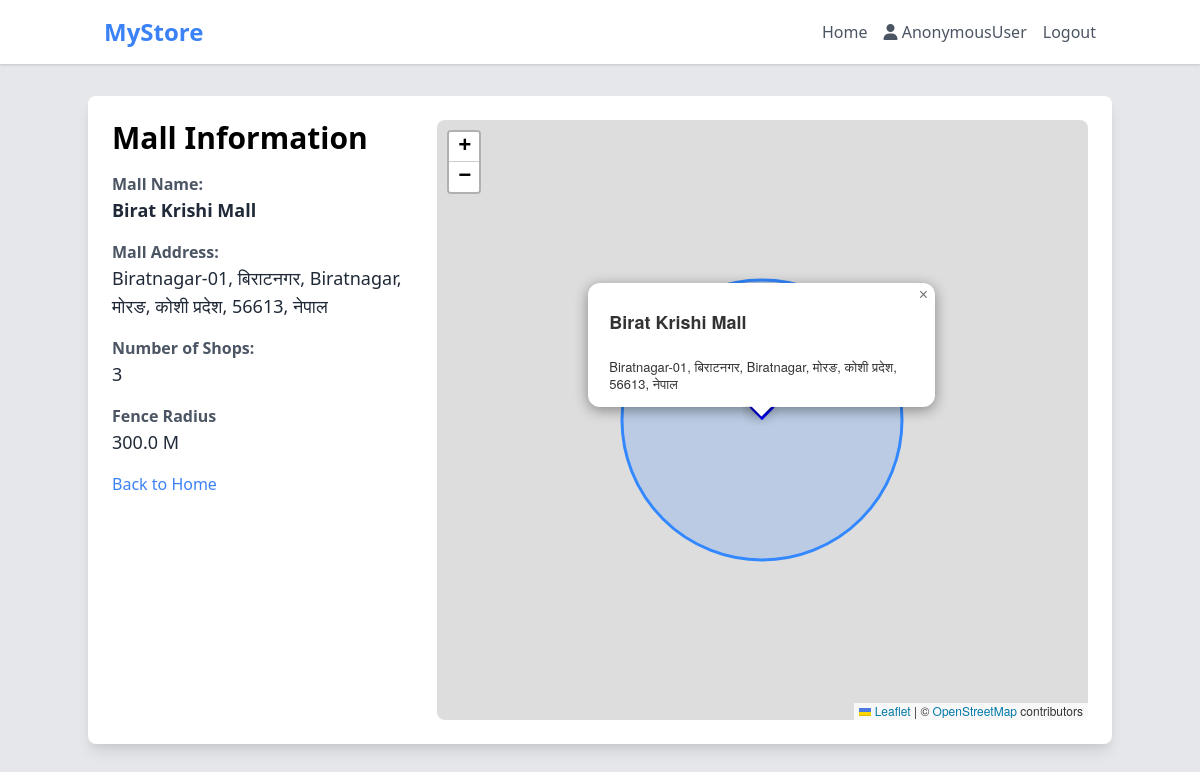
The app's page /viewmall/1/, older data.
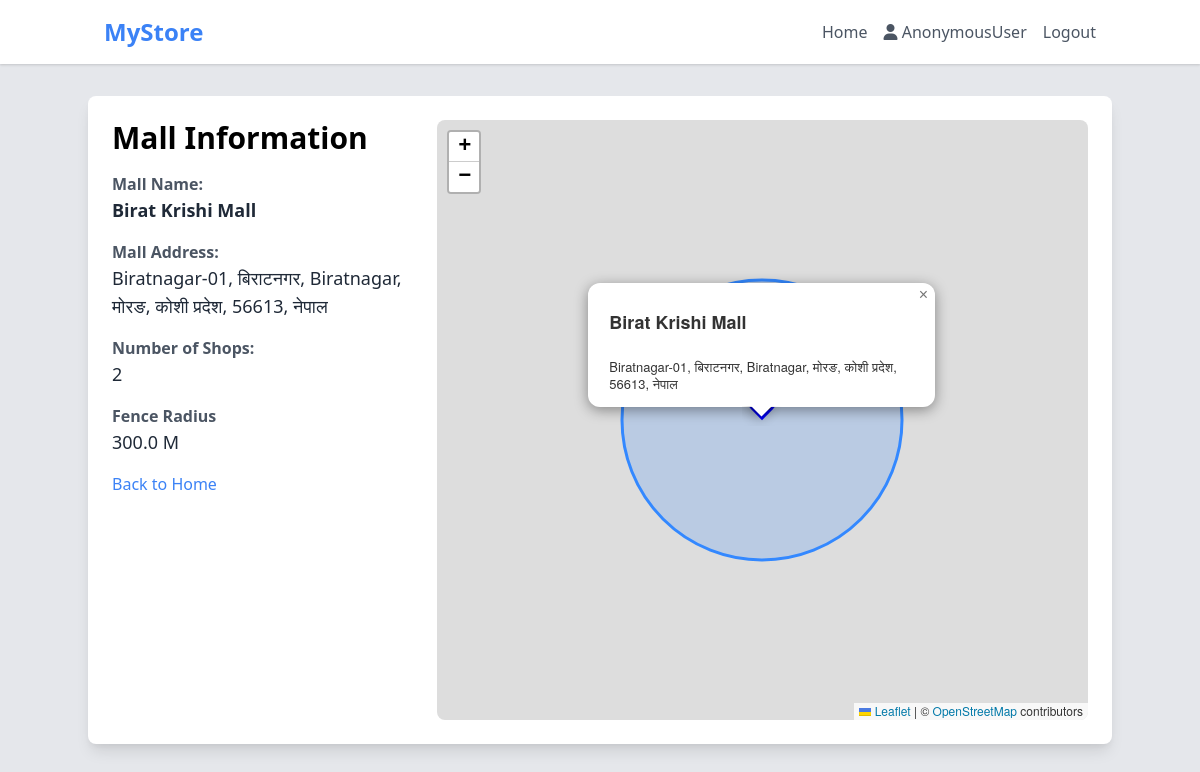
The same page, newer data.
### geoapp/models.py (models this page shows, shortened)
class Mall(models.Model):
    mallName = models.CharField(max_length=100)
    mallAddress = models.CharField(max_length=255,blank=True)
    latitude = models.FloatField()
    longitude = models.FloatField()
    fence_radius = models.FloatField(default=500,help_text="Fence Radius in meters(m)") # in meters
    mall_admin = models.OneToOneField(User,on_delete=models.CASCADE,null=True,blank=True,related_name="mall")

### geoapp/views.py (the view)
# urls.py: path('viewmall/<int:mall_id>/',views.viewMall,name="viewmall"),
def viewMall(request,mall_id):
    mall = Mall.objects.get(id=mall_id)
    shops = mall.shops.all()
    context = {
        'mall':mall,
        'shops':shops
    }
    return render(request,'mall/viewmall.html',context)

### geoapp/templates/mall/viewmall.html (shortened to what this page needs)
{%  extends 'base.html' %}
{% block content %}
<div class="container mx-auto mt-8 p-6 bg-white shadow-lg rounded-lg">
  <div class="flex md:flex-row flex-col">
    <div class="w-4/12 ">
        <h1 class="text-3xl font-bold mb-4">Mall Information</h1>
        <div class="mb-4">
          <label class="block text-gray-600 font-bold">Mall Name:</label>
          <p class="text-lg text-gray-800 font-semibold">{{mall.mallName}}</p>
        </div>
        <div class="mb-4">
          <label class="block text-gray-600 font-bold">Mall Address:</label>
          <p class="text-lg text-gray-800">{{mall.mallAddress}}</p>
        </div>
        <div class="mb-4">
          <label class="block text-gray-600 font-bold">Number of Shops:</label>
          <p class="text-lg text-gray-800">{{mall.shops.count}}</p>
        </div>
        <div class="mb-4">
            <label class="block text-gray-600 font-bold">Fence Radius</label>
            <p class="text-lg text-gray-800" title="Fence Radius : {{mall.fence_radius}} meters">{{mall.fence_radius}} M</p>
          </div>
        {% if request.user.is_superuser %}
        <a href="{% url 'listmall' %}" class="text-blue-500 hover:underline">Back to Mall List</a>
        {% else %}
        <a href="/" class="text-blue-500 hover:underline">Back to Home</a>
        {% endif %}
    </div>
    <div class="w-8/12">
        <div id="map" style="width: 100%; height: 600px;" class="rounded-lg "></div>
      </div>
  </div>
  </div>
{% endblock content %}

Row changes from the older to the newer data that the page shows:
changed Mall "Birat Krishi Mall": shops.count "3" → "2"
